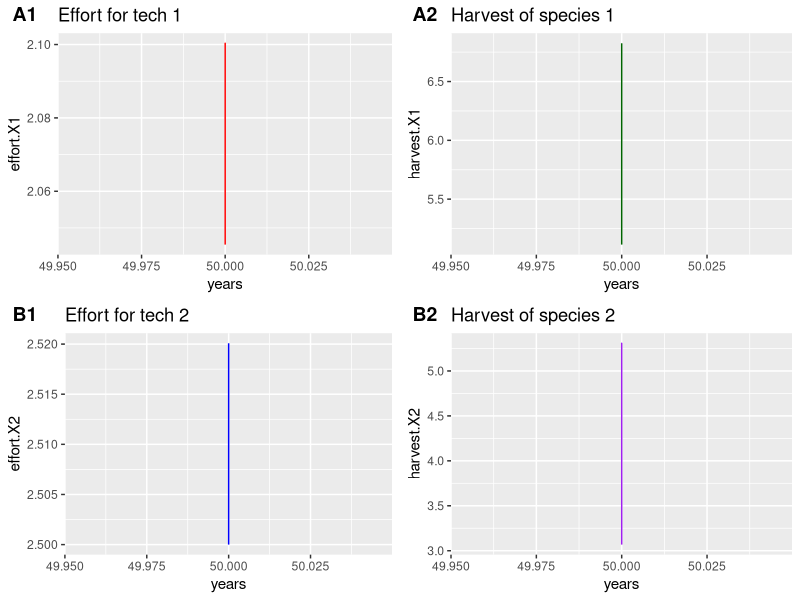
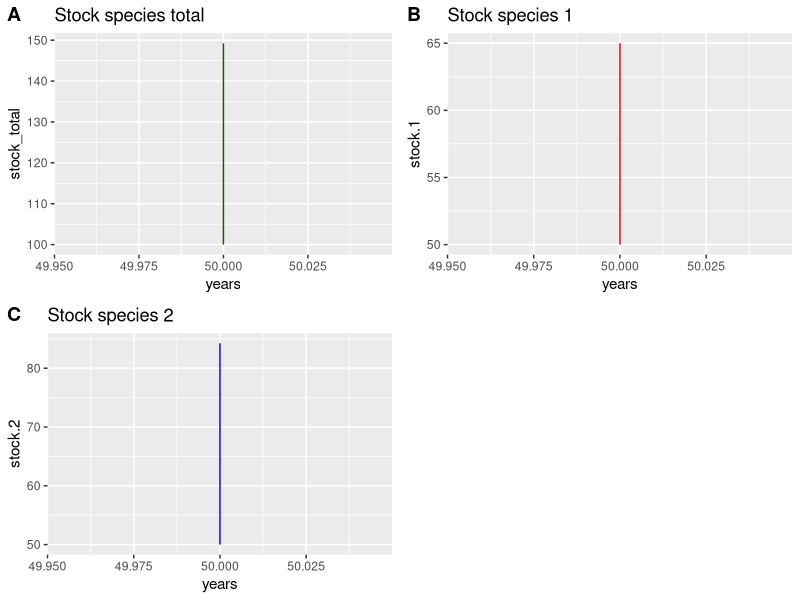
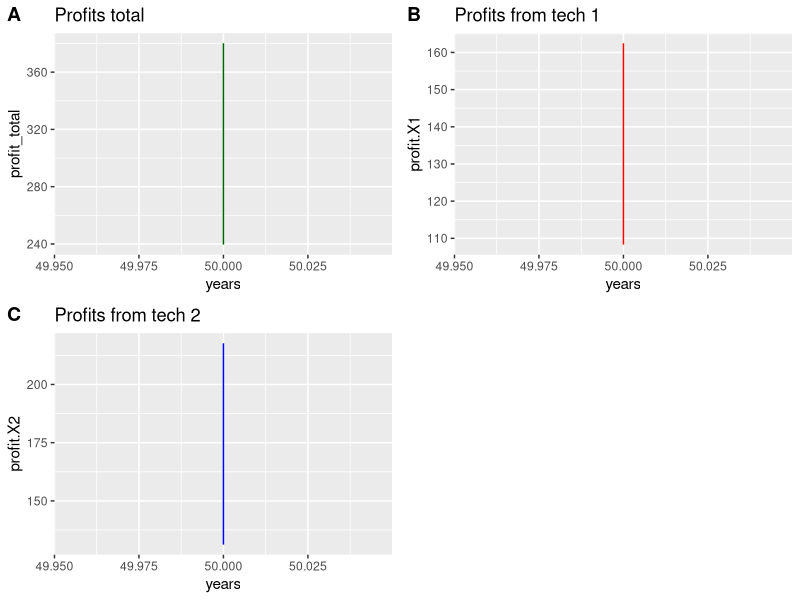

Write the R code that produced these figures, in order.
## ---- chunk 1
knitr::opts_chunk$set(echo = TRUE)


library(tidyverse)
library(ggplot2)
library(cowplot)
library(quadprog)

## ---- chunk 2

# Species:
# s = species, r, K, X, p

s1 <- c(s=1, r=0.3, K=100, X=50, p=10) 
s2 <- c(s=2, r=0.4, K=100, X=50, p=10)
s3 <- c(s=3, r=0.5, K=100, X=50, p=10)
s4 <- c(s=4, r=0.6, K=100, X=50, p=10)
s5 <- c(s=5, r=0.7, K=100, X=50, p=10)

# t = tech, q1 = catchability species 1, q2 = catchability species 2...

t1 <- c(t=1, q1=0.05, q2=0.03, q3=0.03, q4=0,    q5 = 0)
t2 <- c(t=2, q1=0,    q2=0,    q3=0.03, q4=0.03, q5 = 0.05)


# Tech cost: t = tech, cost = cost per unit effort
c1 <- c(t=1, cost=1)
c2 <- c(t=2, cost=1)

# Baskets: binary matrix of # species x # baskets, where 1 means that species is in that basket

b1 <- c(s1 = 1, s2 = 1, s3 = 1, s4 = 0, s5 = 0)
b2 <- c(s1 = 0, s2 = 0, s3 = 0, s4 = 1, s5 = 1)

# Quotas: position = basket, number is the harvest limit.
# We want this to be 0.1 of the preceding stock under constant mortality, so this will have to change to just input constant m.

mortality = 0.1

# Years
years = 50
## ---- chunk 3
species = list(s1, s2, s3, s4, s5)
tech = list(t1, t2)
cost = list(c1, c2)
baskets = list(b1, b2)
## ---- chunk 4
qb_stock <- function(species, tech, cost, baskets, mortality, years){
  
  # Make useful data frames of each of our lists: this allows any number to be added.
  sp_df <- as.data.frame(do.call(rbind, species))
  tech_df <- as.data.frame(do.call(rbind, tech))
  cost_df <- as.data.frame(do.call(rbind, cost))
  baskets_df <- as.data.frame(do.call(rbind, baskets))
  
  # Calculate number of tech and species
  ntech <- nrow(tech_df)
  nspecies <- nrow(sp_df)
  
  # Add starting stock values.
  stock_df <- data.frame(t(sp_df$X))
  
  # Make a few full data frames we can fill later
  h_df <- data.frame(matrix(ncol = nspecies))
  e_df <- data.frame(matrix(ncol = ntech))
  
  ## Profits:
  pft_df <- data.frame(matrix(ncol = ntech))
  pft_sp_df <- data.frame(matrix(ncol = nspecies))
  
  #WWWW
  # We still probably want to calculate harvest per species AND technology...
  #WWWW
  
  
  ### --------
  ### Unchanging Parameters
  ### --------
  
  # D is the cost matrix, where the diagonal values are the cost of each tech:
  D <- matrix(0, nrow = ntech, ncol = ntech)
    diag(D) <- 2*cost_df$cost
  
  # Z is the the tech matrix
  Z <- t(as.matrix(tech_df[,-1]))
  
  # P is the price matrix
  P <- as.matrix(sp_df$p)
  
  # M is whether a species is contained in a basket:
  M <- as.matrix(baskets_df)
  
  # We build a diagonal matrix (nxn) for the second constraint
  N <- matrix(0, nrow=ntech,ncol=ntech)
    diag(N) <- 1
    
  ### --------
  ### Changing Parameters
  ### --------
  
  for (i in 1:years){
    ### ------
    ### Calculate effort per year
    ### ------
    E <- NULL
    # B, where the diagonal corresponds to stock sizes (X) for each species
    B <- matrix(0, nrow = nspecies, ncol = nspecies)
      diag(B) <- as.numeric(tail(stock_df,1)) ### Stock goes here...
    # d combines the P,B,and Z matrices yielding the per tech revenue (1xtech)
    # (1xspecies)x(speciesxspecies)x(speciesxtech)
    d <- t(t(P)%*%B%*%Z)
    # A is the transpose matrix that defines which basket each species is in:
    A <- -1*M%*%B%*%Z
      # Add the second constraint N:
      A <- rbind(A, N)
      # Take the transpose for solve.QP:
      t_A <- t(A)
    # We need to calculate the basket caps based on the initial BASKET size(not stock size!):
    viz_stock <- rowSums(tail(stock_df,1)) ### And here...
    # Make the first constraint based on mortality:
    b <- -M%*%(mortality*t(as.matrix(tail(stock_df, 1))))
      # Make a second constraint so they're all greater than zero:
      b2 <- matrix(0, nrow=ntech, ncol=1)
      # Bind them together
      b <- rbind(b, b2)
    # Find optimal efforts
    E <- solve.QP(D,d,t_A,b, meq=0)$solution # Vector where the position is the effort per tech.
    
    ### ------
    ### Calculate harvest for each species for the year
    ### ------
    # Repeat E for each species, so we have effort per tech per species:
    h <- c(B%*%Z%*%E) # Position corresponds to the species:
    # Calculate stock growth with X(t+1) = Xt + Xt*r*(1-Xt/K) - h
    stock_next <- tail(stock_df,1) + sp_df$r*tail(stock_df,1)*(1-tail(stock_df,1)/sp_df$K) - h
    stock_df <- rbind(stock_df, stock_next)
    
    ### Calculate profit for each technology for the year
    ### -----

    # (1xtech)*(techx1)
    Rev <- as.data.frame(t(d)*E)

    # .5 * (1xtech) * (techxtech) x (techx1)
    Costz <- as.data.frame((1/2)*t(E)%*%D*E)

    pft <- as.data.frame(Rev - Costz)
    names(pft) <- names(pft_df)

    ### Profit per species
    ### -----

    # (1xtech)*(techxspecies) = (1xspecies)
    # profit per tech x catchability

    # pft_sp <- pft*Z
    
    h_df <- rbind(h_df, h)
    e_df <- rbind(e_df, E)
    pft_df <- rbind(pft_df, pft)
    # pft_sp_df <- rbind(pft_sp_df, pft_sp)

  }
  
  rownames(stock_df) <- NULL
  colnames(stock_df) <- sp_df$s
  return(list(stock = stock_df, harvest = h_df, effort = e_df, profit = pft_df))
              
              # profit_species = pft_sp_df))
}

test <- qb_stock(species, tech, cost, baskets, mortality, years)

test$effort
test$harvest
test$stock
test$profit
# test$profit_species Does not work

test <- qb_stock(species, tech, cost, baskets, mortality, years)

## ---- chunk 5
# we put results into a dataframe
results <- as.data.frame(test) %>% 
  mutate(stock_total=stock.1+stock.2, # we sum stocks...
         profit_total=profit.X1+profit.X2) #we sum profits...

# graphs of effort and harvest
effort_x1 <- ggplot(results)+
  geom_line(aes(x=years,y=effort.X1), color="red")+
  labs(title="Effort for tech 1")

effort_x2 <- ggplot(results)+
  geom_line(aes(x=years,y=effort.X2), color="blue")+
  labs(title="Effort for tech 2")

harvest_x1 <- ggplot(results)+
  geom_line(aes(x=years,y=harvest.X1), color="darkgreen")+
  labs(title="Harvest of species 1")

harvest_x2 <- ggplot(results)+
  geom_line(aes(x=years,y=harvest.X2), color="purple")+
  labs(title="Harvest of species 2")

plot_grid(effort_x1, harvest_x1, 
          effort_x2, harvest_x2, 
          labels = c("A1", "A2", "B1", "B2"),
          ncol = 2, nrow = 2)

# graphs of biomass
biomass_x1 <- ggplot(results)+
  geom_line(aes(x=years,y=stock.1), color="red")+
  labs(title="Stock species 1")

biomass_x2 <- ggplot(results)+
  geom_line(aes(x=years,y=stock.2), color="blue")+
  labs(title="Stock species 2")

biomass_x <- ggplot(results)+
  geom_line(aes(x=years,y=stock_total), color="darkgreen")+
  labs(title="Stock species total")

plot_grid(biomass_x, biomass_x1, biomass_x2, 
          labels = c("A", "B", "C"),
          ncol = 2, nrow = 2)

# graphs for profits

profits_e1 <- ggplot(results)+
  geom_line(aes(x=years,y=profit.X1), color="red")+
  labs(title="Profits from tech 1")

profits_e2 <- ggplot(results)+
  geom_line(aes(x=years,y=profit.X2), color="blue")+
  labs(title="Profits from tech 2")

profits_total <- ggplot(results)+
  geom_line(aes(x=years,y=profit_total), color="darkgreen")+
  labs(title="Profits total")

plot_grid(profits_total, profits_e1, profits_e2, 
          labels = c("A", "B", "C"),
          ncol = 2, nrow = 2)
